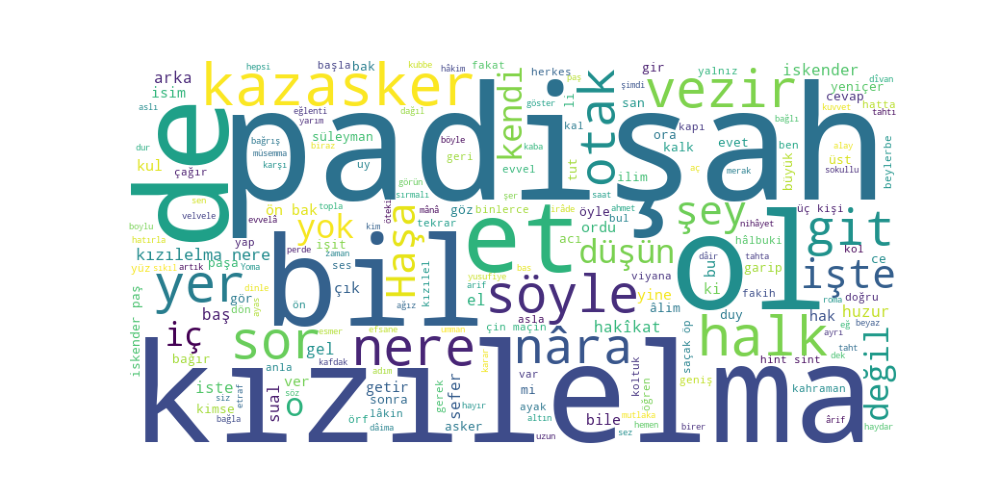

Reproduce this figure in Python.
# https://esenler.bel.tr/wp-content/uploads/2021/04/Omer-Seyfettin-Secme-Hikayeler-icler.pdf

# Gerekli Kütüphaneler
# pip install wordcloud nltk matplotlib stanza

# """
# Aşağıdaki kütüphaneler kullanılarak metin analizi ve görselleştirme işlemleri yapılacaktır:
#
# 1. 'wordcloud': Kelime bulutları (word clouds) oluşturmak için kullanılır. Bu kütüphane sayesinde,
#    metindeki kelimelerin sıklığına bağlı olarak kelime görselleştirmeleri oluşturabilirsiniz.
#
# 2. 'nltk': Doğal dil işleme (Natural Language Processing - NLP) görevlerinde sıkça kullanılan bir araçtır.
#    Stopwords, tokenizasyon, ve diğer metin işleme işlemleri için idealdir.
#
# 3. 'matplotlib': Veri görselleştirme için kullanılan bir grafik kütüphanesidir. Kelime bulutunu çizmek için
#    bu kütüphaneyi kullanacağız.
#
# 4. 'stanza': Stanford NLP tarafından geliştirilen ve çeşitli doğal dil işleme işlemlerini gerçekleştiren
#    güçlü bir araçtır. Bu projede, kelimelerin köklerini bulmak (lemmatizasyon) için kullanılacaktır.
# """

# Gerekli modülleri import ediyoruz
import re  # Düzenli ifadelerle metin işleme için
import stanza  # Kelime kökü bulma (lemmatization) ve metin analizi için
from nltk.corpus import stopwords  # Durdurma kelimeleri (stopwords) için
import nltk  # NLP araçları için
from wordcloud import WordCloud  # Kelime bulutu oluşturma için
import matplotlib.pyplot as plt  # Görselleştirme işlemleri için

# Gerekli indirmeleri gerçekleştiriyoruz
nltk.download("stopwords")  # NLTK'nin durdurma kelimeleri listesini indiriyoruz.
stanza.download("tr")  # Stanza'nın Türkçe dil modelini indiriyoruz.

# 1. METİN DOSYASINI OKUMA
# """
# Bu bölümde, metin bir dosyadan okunur. 'with open' yapısı, dosya işlemlerinin güvenli bir şekilde yapılmasını sağlar.
# Dosya işlemi tamamlandığında dosya otomatik olarak kapatılır.
#
# - r"C:\Users\Admin\Desktop\Omer Seyfettin.txt": Metin dosyasının tam yolu. (Bu yolu kendi dosya konumunuza göre
#   değiştirmelisiniz.)
# - encoding="utf-8": Dosya Türkçe karakterler içerdiğinden, bu karakterlerin doğru şekilde okunmasını sağlamak için
#   UTF-8 kullanılır.
# """
file_path = r"C:\Users\Admin\Desktop\Omer Seyfettin.txt"
with open(file_path, "r", encoding="utf-8") as dosya:
    ham_metin = dosya.read()

# Ham metnin ilk 500 karakterini yazdırarak doğru okunduğunu kontrol ediyoruz
print("Ham Metin Örneği:\n")
print(ham_metin[:500])


# 2. METİN TEMİZLEME
# """
# Metin temizleme işlemleri:
# - Küçük harfe çevirme: Büyük-küçük harf farklılıklarını önlemek için tüm harfler küçültülür.
# - Noktalama işaretlerini kaldırma: Düzenli ifadeler (regex) kullanılarak noktalama işaretleri metinden çıkarılır.
# - Stopwords çıkarma: Sık kullanılan ancak metin analizi için önemli olmayan durdurma kelimeleri temizlenir.
#
# """
# Küçük harfe çevirme
metin = ham_metin.lower()

# Noktalama işaretlerini temizleme
# 're.sub' düzenli ifadelerle eşleşen karakterleri boş string ile değiştirir.
# Asagidaki kod harfler, rakamlar, alt çizgi ve boşluk dışındaki tüm karakterleri veya rakamları hedef alarak bunları kaldırır.
metin = re.sub(r'[^\w\s]|\d', '', metin)
# r'[^\wÇçĞğİıÖöŞşÜü\s]': Harfler, rakamlar ve Türkçe karakterler dışındaki tüm karakterler seçilir.
# metin = re.sub(r'[^\wÇçĞğİıÖöŞşÜü\s]', '', metin)

# Stopwords çıkarma
# NLTK'nin Türkçe stopwords listesini alıyoruz
stopwords_listesi = set(stopwords.words("turkish"))
stopwords_listesi.add('o') # Ekleyebiliriz
# Ya da bir liste halinde ekleyebilirz.
ekstra_stopwords = ["var", "bir", "kimi", "nra", "ve", "bu", "şu", "o", "ile", "de", "da", "çok", "az", "mi", "ne", "kadar"]
stopwords_listesi.update(ekstra_stopwords)
# stopwords_listesi.remove('emre') # Cikartabiliriz

# 3. TOKENIZE ETME
# Metni boşluklara göre kelimelere ayırıyoruz (tokenizasyon).
kelimeler = metin.split()  # Tokenizasyon

# Stopwords olmayan kelimeleri seçmek için liste oluşturma
temiz_kelimeler = [i for i in kelimeler if i not in stopwords_listesi]
# i for i in kelimeler: kelimeler listesindeki her bir kelimeyi (i) döngüyle iterasyon yapar.

# Temizlenmiş metni tekrar birlestiriyoruz. Stopwords'lerden kurtulmak icin tokenize etmistik.
temiz_metin = " ".join(temiz_kelimeler)


# 4. LEMMATIZASYON (KOK BULMA)
nlp = stanza.Pipeline("tr")  # Türkçe modeli başlatir
# Bu model, metin analizinde Türkçe dil bilgisi kurallarını kullanır ve kelimelerin köklerini (lemma) bulmamıza yardımcı olur.
# Örneğin, "koşuyorum" kelimesini "koşmak" köküne dönüştürür.

# Stanza ile işlem yapma
doc = nlp(temiz_metin)

# Lemma (kök) sonuçlarını çıkarma
print("\nKelime ve Kök Halleri:\n")
for i in doc.sentences:
# 'doc.sentences' Stanza'nın analiz ettiği cümlelerin bir listesidir.
    for kelime in i.words:
# Her kelimenin orijinal hali (kelime.text) ve lemmatize edilmiş kökü (kelime.lemma) yazdırılır.
        print(f"Kelime: {kelime.text}, Kök: {kelime.lemma}")



### GORSELLESTIRME ####

from wordcloud import WordCloud
import matplotlib
matplotlib.use("TkAgg")  # Grafik arayüzü için uygun backend kullanımı, siz de gerekmeyebilir
import matplotlib.pyplot as plt


# 1. Temizlenmiş Kelimeleri Birleştir
# Önceki işlemde elde edilen kök halleriyle metni birleştiriyoruz
temiz_metin = " ".join([kelime.lemma for i in doc.sentences for kelime in i.words])

# 2. WordCloud Oluşturma
wordcloud = WordCloud(width=800, height=400, background_color="white").generate(temiz_metin)


# 3. WordCloud Görselleştirme
plt.figure(figsize=(10, 5))  # Grafik boyutunu ayarlıyoruz
# plt.imshow(wordcloud, interpolation="bilinear")  # Kelime bulutunu gösteriyoruz
plt.imshow(wordcloud)
plt.axis("off")  # Eksenleri kapatıyoruz
# plt.title("Kelime Bulutu", fontsize=16) # Isterseniz baslik atayabilirsiniz.
plt.show()

# wordcloud.to_file("wordcloud_output.png") # Eger gorseli yazdiramazsaniz bu kod ile calisma klasorunuze kaydedebilirsiniz.
